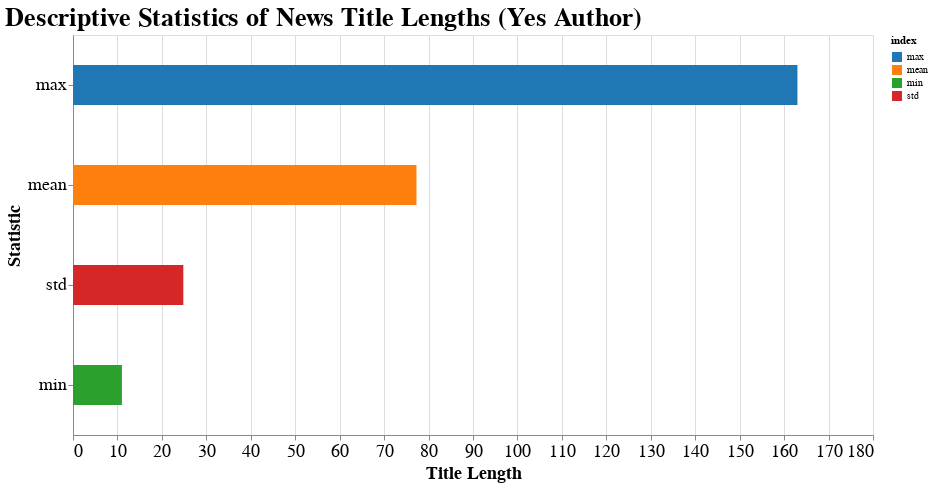

Notebook code cell kept with this figure:
### Code cell
# Ensure 'title_len' column is numeric
authors_yes_title_stats_df['title_len'] = pd.to_numeric(authors_yes_title_stats_df['title_len'], errors='coerce')

# Create the horizontal bar chart with colored bars and large title
(alt.Chart(authors_yes_title_stats_df)
    .mark_bar(height=40)  # Adjust the height value here
    .encode(
        alt.X('title_len:Q', title='Title Length', axis=alt.Axis(labelFontSize=18,titleFontSize=18)),  # Increase x-axis tick font size
        alt.Y('index:N', title='Statistic', sort='-x', axis=alt.Axis(labelFontSize=18,titleFontSize=18)),  # Increase y-axis tick font size
        alt.Color('index:N', scale=alt.Scale(scheme='category10'))
    )
    .properties(
        title={
            "text": "Descriptive Statistics of News Title Lengths (Yes Author)",
            "fontSize": 26,  # Adjust font size as needed
            "anchor": "start",  # Align title to the left (start)
            # Add other formatting options if desired
        },
        width=800,  # Adjust width as needed
        height=400   # Adjust height as needed
    )
)

### Figure 1 — Vega-Lite specification as saved in the notebook (floating-point values rounded to 4 significant figures)
{"config": {"view": {"continuousWidth": 300, "continuousHeight": 300}}, "data": {"name": "data-480cb4f6c62d7d5cd847d00164e5ad2c"}, "mark": {"type": "bar", "height": 40}, "encoding": {"color": {"field": "index", "scale": {"scheme": "category10"}, "type": "nominal"}, "x": {"axis": {"labelFontSize": 18, "titleFontSize": 18}, "field": "title_len", "title": "Title Length", "type": "quantitative"}, "y": {"axis": {"labelFontSize": 18, "titleFontSize": 18}, "field": "index", "sort": "-x", "title": "Statistic", "type": "nominal"}}, "height": 400, "title": {"text": "Descriptive Statistics of News Title Lengths (Yes Author)", "fontSize": 26, "anchor": "start"}, "width": 800, "$schema": "https://vega.github.io/schema/vega-lite/v5.20.1.json", "datasets": {"data-480cb4f6c62d7d5cd847d00164e5ad2c": [{"index": "min", "title_len": 11.0}, {"index": "max", "title_len": 163.0}, {"index": "mean", "title_len": 77.28}, {"index": "std", "title_len": 24.82}]}}
